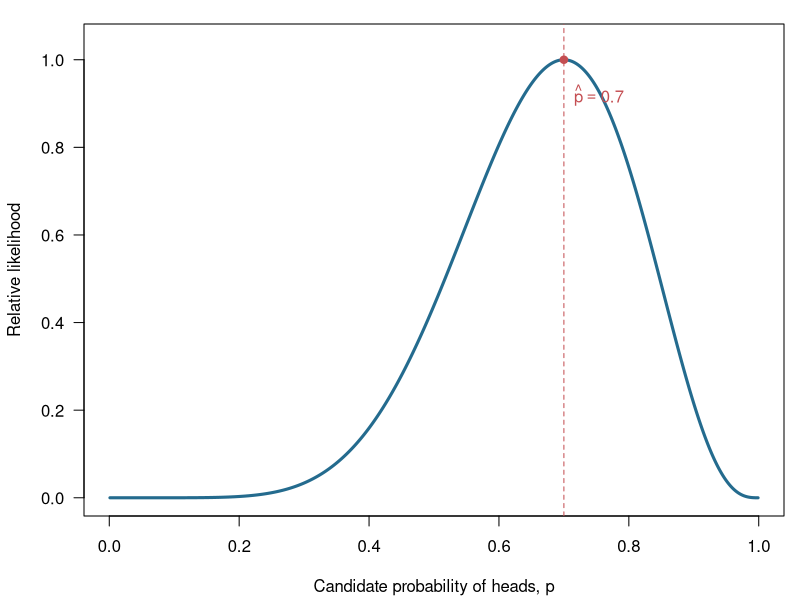
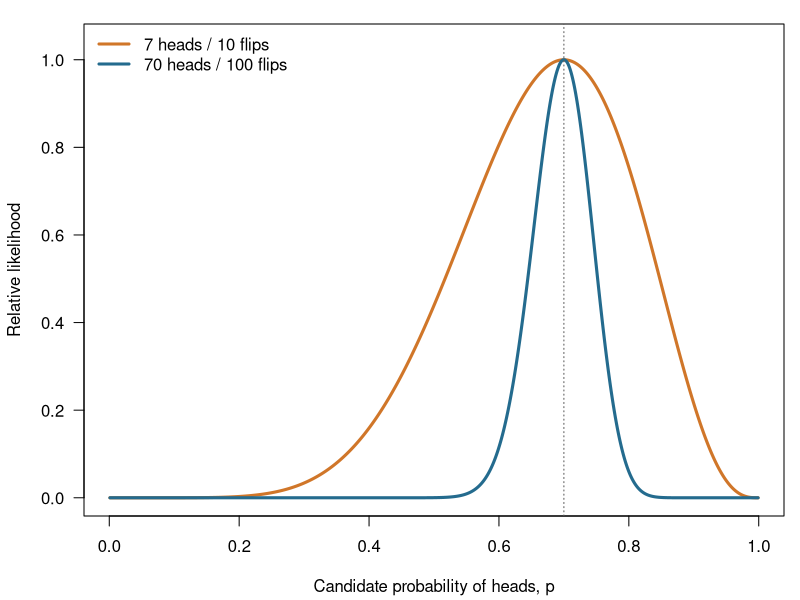

Write the R code that produced these figures, in order.
## ---- chunk 1
#| label: likelihood-data
#| tbl-cap: "Selected candidate values for the probability of heads."
n <- 10
k <- 7

candidate_p <- c(0.30, 0.50, 0.70, 0.90)
candidate_loglik <- dbinom(k, size = n, prob = candidate_p, log = TRUE)
candidate_relative <- exp(candidate_loglik - max(candidate_loglik))

knitr::kable(data.frame(
  `Candidate p` = sprintf("%.2f", candidate_p),
  `Probability of exactly 7 heads` = sprintf("%.4f", exp(candidate_loglik)),
  `Relative likelihood` = sprintf("%.3f", candidate_relative),
  check.names = FALSE
))
## ---- chunk 2
#| label: fig-likelihood
#| fig-cap: "Relative likelihood after observing 7 heads in 10 flips. The curve compares parameter values; it is not a probability density for p."
#| fig-alt: "A smooth likelihood curve reaches its maximum of one at p equals 0.7 and falls toward zero near p equals zero and one."
#| fig-width: 7.5
#| fig-height: 4.6
p_grid <- seq(0.001, 0.999, length.out = 1000)
loglik_10 <- dbinom(k, size = n, prob = p_grid, log = TRUE)
relative_10 <- exp(loglik_10 - max(loglik_10))

local({
  old <- par(mar = c(4.2, 4.2, 1.2, 0.8))
  on.exit(par(old))
  plot(p_grid, relative_10, type = "l", lwd = 3, col = "#246B8E",
       xlab = "Candidate probability of heads, p",
       ylab = "Relative likelihood", ylim = c(0, 1.04), las = 1)
  abline(v = k / n, lty = 2, col = "#C44E52")
  points(k / n, 1, pch = 19, col = "#C44E52")
  text(k / n, 0.91, expression(hat(p) == 0.7), pos = 4,
       col = "#C44E52")
})
## ---- chunk 3
#| label: fig-sample-size
#| fig-cap: "Both samples have the same maximum-likelihood estimate, but 70 heads in 100 flips produces a more concentrated likelihood."
#| fig-alt: "Two relative-likelihood curves peak at 0.7. The curve for 70 heads out of 100 is considerably narrower than the curve for 7 out of 10."
#| fig-width: 7.5
#| fig-height: 4.6
relative_likelihood <- function(p, successes, trials) {
  values <- dbinom(successes, size = trials, prob = p, log = TRUE)
  exp(values - max(values))
}

rel_10 <- relative_likelihood(p_grid, 7, 10)
rel_100 <- relative_likelihood(p_grid, 70, 100)

local({
  old <- par(mar = c(4.2, 4.2, 1.2, 0.8))
  on.exit(par(old))
  plot(p_grid, rel_10, type = "l", lwd = 3, col = "#D07629",
       xlab = "Candidate probability of heads, p",
       ylab = "Relative likelihood", ylim = c(0, 1.04), las = 1)
  lines(p_grid, rel_100, lwd = 3, col = "#246B8E")
  abline(v = 0.7, lty = 3, col = "grey35")
  legend("topleft", c("7 heads / 10 flips", "70 heads / 100 flips"),
         col = c("#D07629", "#246B8E"), lwd = 3, bty = "n")
})
## ---- chunk 4
#| label: verification
#| include: false
p_hat <- k / n
score_at_mle <- k / p_hat - (n - k) / (1 - p_hat)
curvature <- -k / p_hat^2 - (n - k) / (1 - p_hat)^2
se_10 <- sqrt(p_hat * (1 - p_hat) / 10)
se_100 <- sqrt(p_hat * (1 - p_hat) / 100)

stopifnot(abs(score_at_mle) < 1e-12,
          curvature < 0,
          abs(p_grid[which.max(relative_10)] - p_hat) < 0.002,
          abs(max(relative_10) - 1) < 1e-12,
          abs(se_10 - 0.1449138) < 1e-6,
          abs(se_100 - 0.04582576) < 1e-6)
